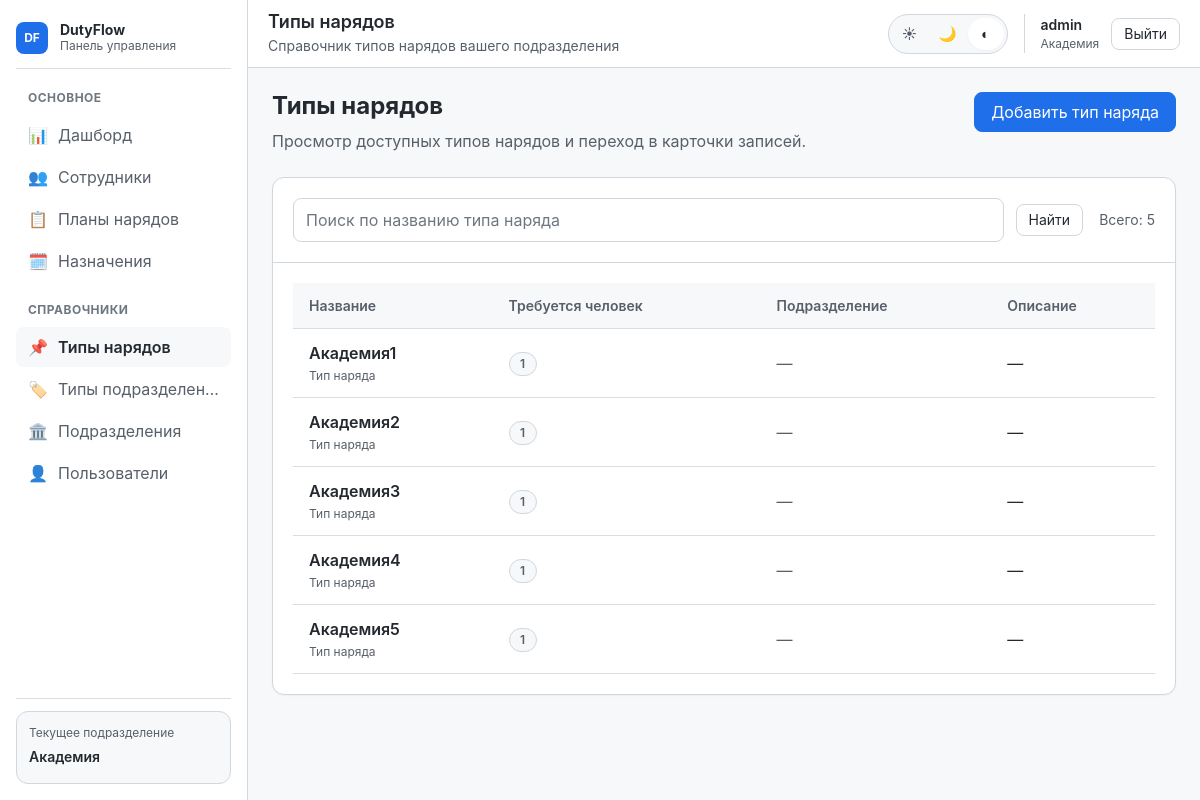
The app's page /types/ (signed in) with its own data.
### users_app/models.py (models this page shows, shortened)
class UserProfile(models.Model):
    user = models.OneToOneField(
        User,
        on_delete=models.CASCADE,
        related_name='profile'
    )
    unit = models.ForeignKey(
        Unit,
        on_delete=models.PROTECT,
        related_name='users'
    )
    created_by = models.ForeignKey(
        User,
        on_delete=models.SET_NULL,
        null=True,
        blank=True,
        related_name='created_users',
        verbose_name="Создал пользователь"
    )
    created_at = models.DateTimeField(auto_now_add=True, verbose_name="Дата создания")
    class Meta:
        verbose_name = "Профиль пользователя"
        verbose_name_plural = "Профили пользователей"

### units/models.py (models this page shows, shortened)
class Unit(models.Model):
    name = models.CharField(max_length=255, verbose_name="Название")
    parent = models.ForeignKey(
        'self',
        on_delete=models.SET_NULL,
        null=True,
        blank=True,
        related_name='children',
        verbose_name="Вышестоящее подразделение"
    )
    unit_type = models.ForeignKey(
        UnitType,
        on_delete=models.PROTECT,
        related_name='units',
        verbose_name="Тип подразделения"
    )
    class Meta:
        verbose_name = "Подразделение"
        verbose_name_plural = "Подразделения"
        ordering = ['unit_type__level', 'name']

### duty_types/models.py (models this page shows, shortened)
class DutyType(models.Model):
    name = models.CharField(max_length=150, unique=True, verbose_name="Название")
    description = models.TextField(blank=True, verbose_name="Описание")
    required_people = models.PositiveSmallIntegerField(default=1, verbose_name="Требуется человек")
    created_by_unit = models.ForeignKey(
        Unit,
        on_delete=models.CASCADE,
        related_name='created_duty_types',
        verbose_name="Создано подразделением"
    )
    unit = models.ForeignKey(
        Unit,
        on_delete=models.SET_NULL,
        null=True,
        blank=True,
        related_name='assigned_duty_types',
        verbose_name="Закрепленное подразделение (опционально)"
    )
    created_at = models.DateTimeField(auto_now_add=True)
    updated_at = models.DateTimeField(auto_now=True)
    class Meta:
        verbose_name = "Тип наряда"
        verbose_name_plural = "Типы нарядов"
        ordering = ['name']

### core/views/duty_types.py (the view)
@login_required
def duty_type_list(request):
    duty_types = DutyTypeService.get_user_duty_types(request.user)
    search_query = request.GET.get("q", "").strip()
    if search_query:
        duty_types = duty_types.filter(name__icontains=search_query)
    return render(request, "app/duty_types/list.html", {
        "duty_types": duty_types,
        "active_tab": "duty_types",
        "page_title": "Типы нарядов",
        "page_subtitle": "Справочник типов нарядов вашего подразделения",
        "can_add": True,
        "search_query": search_query,
    })

### templates/app/duty_types/list.html (shortened to what this page needs)
{% extends 'app/base_app.html' %}
{% block app_content %}
<section class="page-section">
    <div class="page-header">
        <div class="page-header__main">
            <h2 class="page-header__title">Типы нарядов</h2>
            <p class="page-header__subtitle">
                Просмотр доступных типов нарядов и переход в карточки записей.
            </p>
        </div>
        {% if can_add %}
        <div class="page-header__actions">
            <a href="{% url 'type:add' %}" class="button button--primary">
                Добавить тип наряда
            </a>
        </div>
        {% endif %}
    </div>
</section>
<section class="page-section">
    <article class="card">
        <div class="card__header duty-types-toolbar">
            <form method="get" class="duty-types-toolbar__search form" role="search">
                <div class="duty-types-search">
                    <input
                        type="search"
                        name="q"
                        value="{{ search_query|default:'' }}"
                        placeholder="Поиск по названию типа наряда"
                        aria-label="Поиск типов нарядов"
                    >
                    <button type="submit" class="button button--sm">Найти</button>
                </div>
            </form>
            <div class="duty-types-toolbar__meta">
                <span class="duty-types-counter">Всего: {{ duty_types|length }}</span>
            </div>
        </div>
        <div class="card__body">
            {% if duty_types %}
                <div class="table-wrap">
                    <table class="table">
                        <thead>
                            <tr>
                                <th>Название</th>
                                <th>Требуется человек</th>
                                <th>Подразделение</th>
                                <th>Описание</th>
                            </tr>
                        </thead>
                        <tbody>
                            {% for item in duty_types %}
                            <tr class="table-row-link" data-href="{% url 'type:detail' item.pk %}">
                                <td>
                                    <div class="duty-type-cell">
                                        <a href="{% url 'type:detail' item.pk %}" class="duty-type-cell__name">
                                            {{ item.name }}
                                        </a>
                                        <div class="duty-type-cell__meta">
                                            Тип наряда
                                        </div>
                                    </div>
                                </td>
                                <td>
                                    <span class="badge">{{ item.required_people }}</span>
                                </td>
                                <td>
                                    {% if item.unit %}
                                        {{ item.unit.name }}
                                    {% else %}
                                        <span class="text-muted">—</span>
                                    {% endif %}
                                </td>
                                <td>
                                    {{ item.description|default:"—"|truncatechars:80 }}
                                </td>
                            </tr>
                            {% endfor %}
                        </tbody>
                    </table>
                </div>
            {% endif %}
        </div>
    </article>
</section>
{% endblock %}

### templates/components/layout/app_sidebar.html (shortened to what this page needs)
<aside class="app-sidebar" data-sidebar>
    <div class="app-sidebar__inner">
        <div class="app-sidebar__header">
            <a href="{% url 'auth:dashboard' %}" class="app-sidebar__brand">
                <span class="app-sidebar__brand-mark">DF</span>
                <div class="app-sidebar__brand-texts">
                    <span class="app-sidebar__brand-title">DutyFlow</span>
                    <span class="app-sidebar__brand-subtitle">Панель управления</span>
                </div>
            </a>
        </div>
        <div class="app-sidebar__section">
            <div class="app-sidebar__section-title">Основное</div>
            <nav class="app-sidebar__nav">
                <a href="{% url 'auth:dashboard' %}" class="nav-item {% if active_tab == 'dashboard' %}is-active{% endif %}">
                    <span class="nav-item__icon">📊</span>
                    <span class="nav-item__label">Дашборд</span>
                </a>
                <a href="{% url 'people:person_list' %}" class="nav-item {% if active_tab == 'people' %}is-active{% endif %}">
                    <span class="nav-item__icon">👥</span>
                    <span class="nav-item__label">Сотрудники</span>
                </a>
                <a href="{% url 'plan:list' %}" class="nav-item {% if active_tab == 'plans' %}is-active{% endif %}">
                    <span class="nav-item__icon">📋</span>
                    <span class="nav-item__label">Планы нарядов</span>
                </a>
                <a href="{% url 'assignment:calendar' %}" class="nav-item {% if active_tab == 'assignments' %}is-active{% endif %}">
                    <span class="nav-item__icon">🗓️</span>
                    <span class="nav-item__label">Назначения</span>
                </a>
            </nav>
        </div>
        <div class="app-sidebar__section">
            <div class="app-sidebar__section-title">Справочники</div>
            <nav class="app-sidebar__nav">
                {% if user.profile.unit.unit_type.level <= 1 %}
                <a href="{% url 'type:list' %}" class="nav-item {% if active_tab == 'duty_types' %}is-active{% endif %}">
                    <span class="nav-item__icon">📌</span>
                    <span class="nav-item__label">Типы нарядов</span>
                </a>
                {% endif %}
                {% if user.profile.unit.unit_type.level == 0 %}
                <a href="{% url 'unit_type:list' %}" class="nav-item {% if active_tab == 'unit_types' %}is-active{% endif %}">
                    <span class="nav-item__icon">🏷️</span>
                    <span class="nav-item__label">Типы подразделений</span>
                </a>
                {% endif %}
                <a href="{% url 'units:list' %}" class="nav-item {% if active_tab == 'units' %}is-active{% endif %}">
                    <span class="nav-item__icon">🏛️</span>
                    <span class="nav-item__label">Подразделения</span>
                </a>
                <a href="{% url 'users:list' %}" class="nav-item {% if active_tab == 'users' %}is-active{% endif %}">
                    <span class="nav-item__icon">👤</span>
                    <span class="nav-item__label">Пользователи</span>
                </a>
            </nav>
        </div>
        {% if user.profile and user.profile.unit %}
        <div class="app-sidebar__footer">
            <div class="app-sidebar__unit-card">
                <div class="app-sidebar__unit-label">Текущее подразделение</div>
                <div class="app-sidebar__unit-name">{{ user.profile.unit.name }}</div>
            </div>
        </div>
        {% endif %}
    </div>
</aside>

### templates/components/layout/app_header.html (shortened to what this page needs)
<header class="app-header">
    <div class="app-header__left">
        <div class="app-header__page">
            <h1 class="app-header__page-title">{{ page_title|default:"Панель управления" }}</h1>
            {% if page_subtitle %}
                <p class="app-header__page-subtitle">{{ page_subtitle }}</p>
            {% endif %}
        </div>
    </div>
    <div class="app-header__right">
        <div class="theme-switcher" data-theme-switcher>
            <button class="theme-switcher__button" type="button" data-theme-value="light" title="Светлая тема">☀</button>
            <button class="theme-switcher__button" type="button" data-theme-value="dark" title="Тёмная тема">🌙</button>
            <button class="theme-switcher__button" type="button" data-theme-value="system" title="Системная тема">◐</button>
        </div>
        <div class="user-chip">
            <div class="user-chip__content">
                <span class="user-chip__name">{{ request.user.username }}</span>
                {% if user.profile and user.profile.unit %}
                    <span class="user-chip__meta">{{ user.profile.unit.name }}</span>
                {% endif %}
            </div>
            <form method="post" action="{% url 'auth:logout' %}">
                <button type="submit" class="button button--sm">Выйти</button>
            </form>
        </div>
    </div>
</header>

### records on screen
DutyType: name "Академия1", required_people "1", description "—"
DutyType: name "Академия2", required_people "1", description "—"
DutyType: name "Академия3", required_people "1", description "—"
DutyType: name "Академия4", required_people "1", description "—"
DutyType: name "Академия5", required_people "1", description "—"

### other values on screen
{{ user.profile.unit.name }} "Академия"
{{ page_title|default:"Панель управления" }} "Типы нарядов"
{{ page_subtitle }} "Справочник типов нарядов вашего подразделения"
{{ request.user.username }} "admin"
{{ duty_types|length }} "5"
